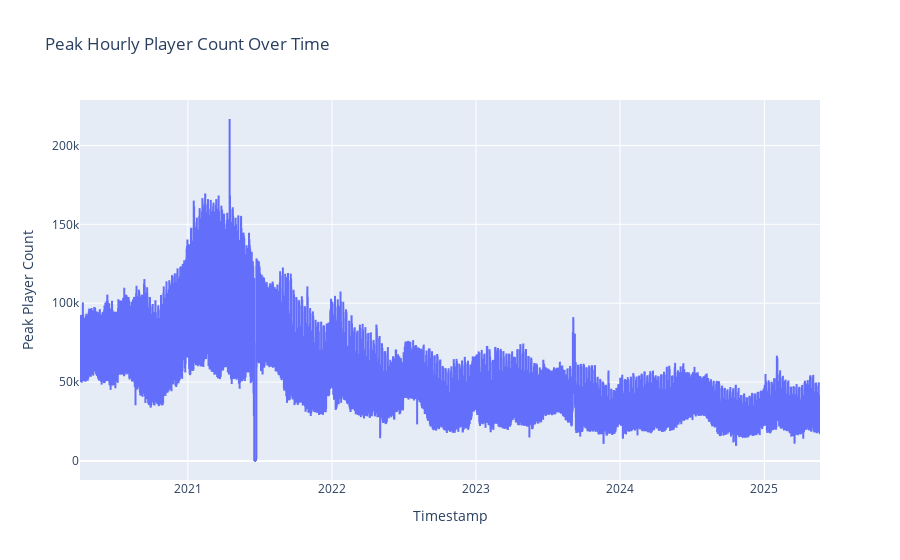

Notebook code cell kept with this figure:
### Markdown cell above
## Basic Plots

### Code cell
fig = px.line(df, x="Timestamp", y="Peak Player Count", title="Peak Hourly Player Count Over Time")
fig

### Figure 1 — Plotly figure (JSON) as saved in the notebook; plotly's stock layout.template omitted (floating-point values rounded to 4 significant figures; data arrays with more than 128 entries replaced by an {"elided": "..."} marker saying what was removed)
{"data": [{"hovertemplate": "Timestamp=%{x}<br>Peak Player Count=%{y}<extra></extra>", "legendgroup": "", "line": {"color": "#636efa", "dash": "solid"}, "marker": {"symbol": "circle"}, "mode": "lines", "name": "", "showlegend": false, "type": "scattergl", "x": {"elided": "45011 str values"}, "xaxis": "x", "y": {"elided": "45011 float values"}, "yaxis": "y"}], "layout": {"legend": {"tracegroupgap": 0}, "title": {"text": "Peak Hourly Player Count Over Time"}, "xaxis": {"anchor": "y", "domain": [0, 1], "title": {"text": "Timestamp"}}, "yaxis": {"anchor": "x", "domain": [0, 1], "title": {"text": "Peak Player Count"}}}}
